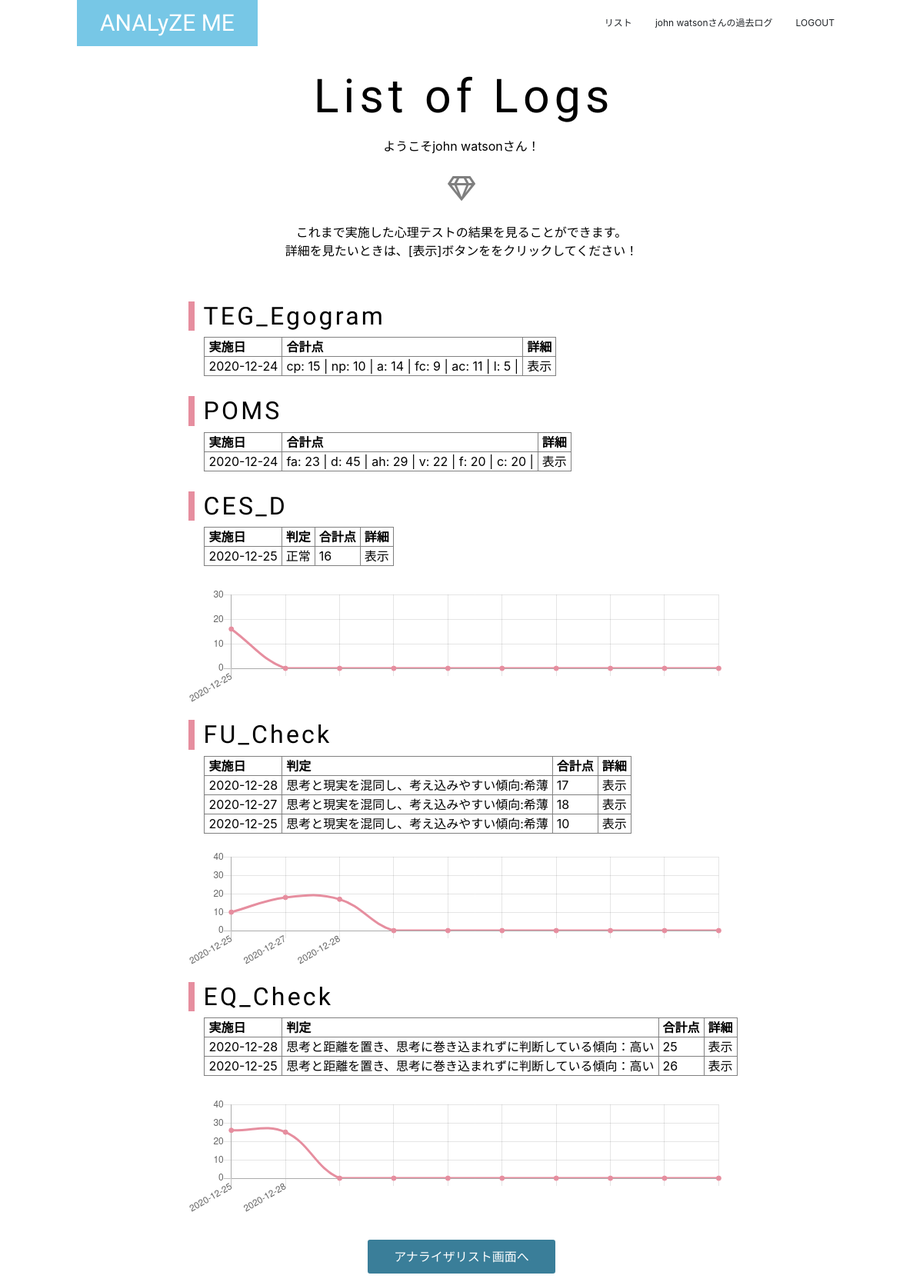
The app's page /logs/ (signed in), older data.
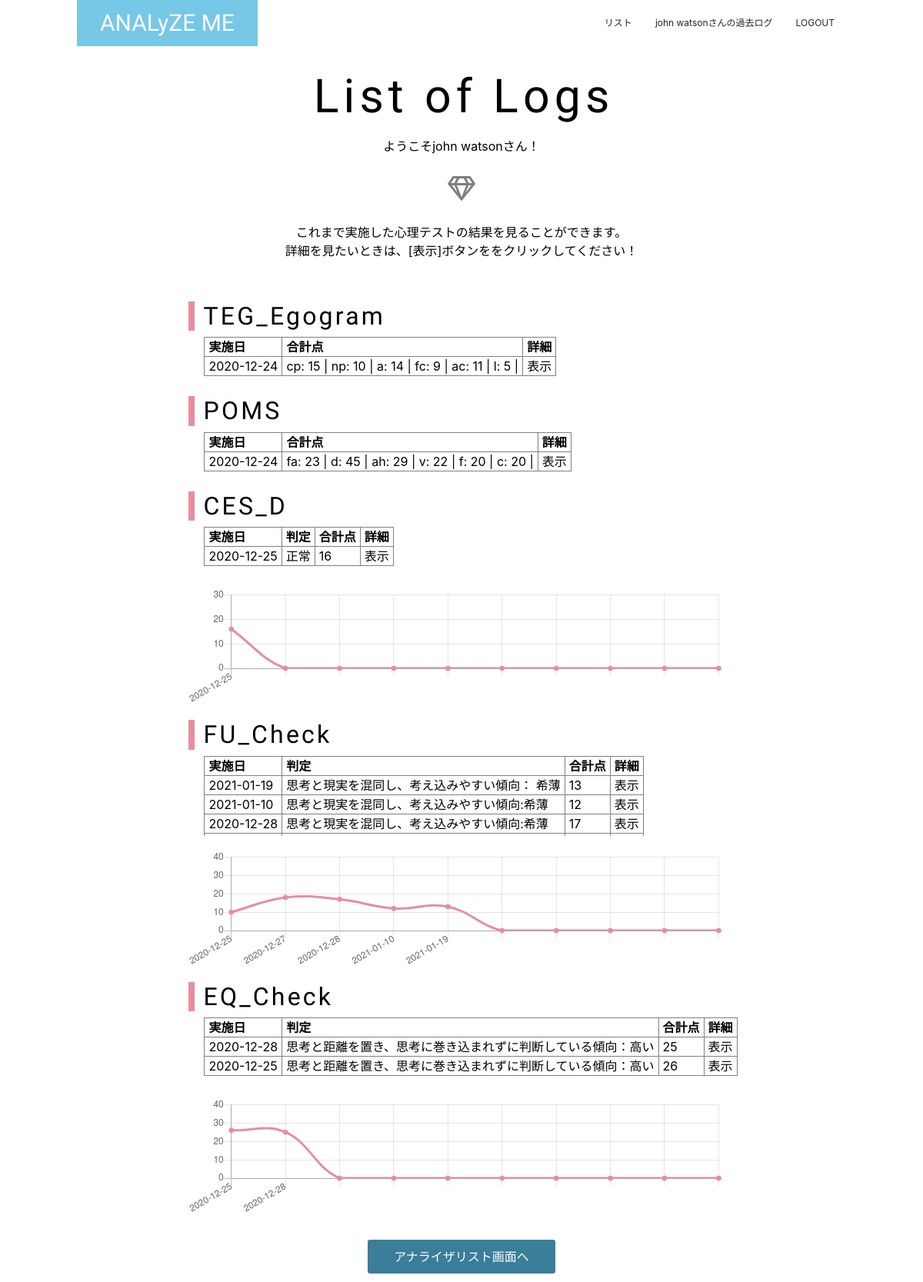
The same page, newer data.
### analyze_me/models/user.py (models this page shows, shortened)
class User(UserMixin, db.Model):
    __tablename__ = 'user'
    id = db.Column(db.Integer, primary_key=True)
    user_id = db.Column(db.String(50), unique=True)
    name = db.Column(db.String(30))
    password = db.Column(db.String(20), unique=True)
    created_at = db.Column(db.DateTime)
    fu_results = relationship('FU_results')
    eq_results = relationship('EQ_results')
    ces_results = relationship('CES_results')
    pom_results = relationship('POM_results')
    teg_results = relationship('TEG_results')

### analyze_me/models/results.py (models this page shows, shortened)
class TEG_results(db.Model):
    __tablename__ = 'teg_results'
    id = db.Column(db.Integer, primary_key=True, nullable=False)
    answers = db.Column(db.PickleType, nullable=True)
    a_sum = db.Column(db.PickleType, nullable=True)
    created_at = db.Column(db.DateTime)
    user_id = db.Column(db.Integer, db.ForeignKey('user.id', onupdate='CASCADE', ondelete='CASCADE'), nullable=False)

class POM_results(db.Model):
    __tablename__ = 'pom_results'
    id = db.Column(db.Integer, primary_key=True, nullable=False)
    answers = db.Column(db.PickleType, nullable=True)
    a_sum = db.Column(db.PickleType, nullable=True)
    created_at = db.Column(db.DateTime)
    user_id = db.Column(db.Integer, db.ForeignKey('user.id', onupdate='CASCADE', ondelete='CASCADE'), nullable=False)

class CES_results(db.Model):
    __tablename__ = 'ces_results'
    id = db.Column(db.Integer, primary_key=True, nullable=False)
    answers = db.Column(db.PickleType, nullable=True)
    a_sum = db.Column(db.Integer, nullable=True)
    judge = db.Column(db.String(200), nullable=True)
    created_at = db.Column(db.DateTime)
    user_id = db.Column(db.Integer, db.ForeignKey('user.id', onupdate='CASCADE', ondelete='CASCADE'), nullable=False)

class FU_results(db.Model):
    __tablename__ = 'fu_results'
    id = db.Column(db.Integer, primary_key=True, nullable=False)
    answers = db.Column(db.PickleType, nullable=True)
    a_sum = db.Column(db.Integer, nullable=True)
    judge = db.Column(db.String(200), nullable=True)
    created_at = db.Column(db.DateTime)
    user_id = db.Column(db.Integer, db.ForeignKey('user.id', onupdate='CASCADE', ondelete='CASCADE'), nullable=False)

class EQ_results(db.Model):
    __tablename__ = 'eq_results'
    id = db.Column(db.Integer, primary_key=True, nullable=False)
    answers = db.Column(db.PickleType, nullable=True)
    a_sum = db.Column(db.Integer, nullable=True)
    judge = db.Column(db.String(200), nullable=True)
    created_at = db.Column(db.DateTime)
    user_id = db.Column(db.Integer, db.ForeignKey('user.id', onupdate='CASCADE', ondelete='CASCADE'), nullable=False)

### analyze_me/views/views.py (the view)
@views.route('/logs/')
@login_required
def show_logs():
    fu_results = views_service.find_all('fu')
    eq_results = views_service.find_all('eq')
    ces_results = views_service.find_all('ces')
    pom_results = views_service.find_all('pom')
    teg_results = views_service.find_all('teg')
    ces_date, ces_asum = graph_service.ex_all_data('ces')  # ces-d
    fu_date, fu_asum = graph_service.ex_all_data('fu')  # fu
    eq_date, eq_asum = graph_service.ex_all_data('eq')  # eq
    return render_template('logs/logs.html', fu_results=fu_results, \
                           eq_results=eq_results, ces_results=ces_results, \
                           pom_results=pom_results, teg_results=teg_results, \
                           ces_date=ces_date, ces_asum=ces_asum, fu_date=fu_date, \
                           fu_asum=fu_asum, eq_date=eq_date, eq_asum=eq_asum)

### analyze_me/templates/logs/logs.html (shortened to what this page needs)
{% extends "layout.html" %}
{% block body %}
<section class="logA">
    <div class="con">
        <h2>List of Logs</h2>
        <p>ようこそ{{ current_user.name }}さん！</p>
        <p class="symbol"><span class="far fa-gem"></span></p>
        <p>
            これまで実施した心理テストの結果を見ることができます。<br>
            詳細を見たいときは、[表示]ボタンををクリックしてください！
        </p>
        <br>
        <div class="test-block">
            <h5>TEG_Egogram</h5>
            <div class="tbl">
            <table border="1">
                {% if teg_results %}
                <tr>
                    <th>実施日</th>
                    <th>合計点</th>
                    <th>詳細</th>
                </tr>
                {% else %}
                    <p>結果がありません</p>
                {% endif %}
                {% for teg_res in teg_results %}
                <tr>
                    <td>
                        {{ "{0:%Y-%m-%d}".format(teg_res.created_at) }}
                    </td>
                    <td>
                        {% for fac in session.teg_fac %}
                            {{ fac }}: {{ teg_res.a_sum[loop.index-1] }} |
                        {% endfor %}
                    </td>
                    <td>
                        <a href="{{ url_for('views.result', ex_id='teg', result_id=teg_res.id) }}" >
                            表示
                        </a>
                    </td>
                </tr>
                {% endfor %}
            </table>
            </div>
        </div>
        <div class="test-block">
            <h5>POMS</h5>
            <div class="tbl">
            <table border="1">
                {% if pom_results %}
                <tr>
                    <th>実施日</th>
                    <th>合計点</th>
                    <th>詳細</th>
                </tr>
                {% else %}
                    <p>結果がありません</p>
                {% endif %}
                {% for pom_res in pom_results %}
                <tr>
                    <td>
                        {{ "{0:%Y-%m-%d}".format(pom_res.created_at) }}
                    </td>
                    <td>
                        {% for fac in session.pom_fac %}
                            {{ fac }}: {{ pom_res.a_sum[loop.index-1] }} |
                        {% endfor %}
                    </td>
                    <td>
                        <a href="{{ url_for('views.result', ex_id='pom', result_id=pom_res.id) }}">
                            表示
                        </a>
                    </td>
                </tr>
                {% endfor %}
            </table>
            </div>
        </div>
        <div class="test-block">
            <h5>CES_D</h5>
            <div class="tbl">
            <table border="1">
                {% if ces_results %}
                <tr>
                    <th>実施日</th>
                    <th>判定</th>
                    <th>合計点</th>
                    <th>詳細</th>
                </tr>
                {% else %}
                    <p>結果がありません</p>
                {% endif %}
                {% for ces_res in ces_results %}
                <tr>
                    <td>
                        {{ "{0:%Y-%m-%d}".format(ces_res.created_at) }}
                    </td>
                    <td>{{ ces_res.judge }}</td>
                    <td>{{ ces_res.a_sum }}</td>
                    <td>
                        <a href="{{ url_for('views.result', ex_id='ces', result_id=ces_res.id) }}">
                            表示
                        </a>
                    </td>
                </tr>
                {% endfor %}
            </table>
            </div>
            {% if ces_results %}
                <div class="chartA">
                    <canvas id="cesChart" class="chartB" height="150" width="700"></canvas>
                </div>
            {% endif %}
        </div>
        <div class="test-block">
            <h5>FU_Check</h5>
            <div class="tbl">
            <table border="1">
                {% if fu_results %}
                <tr>
                    <th>実施日</th>
                    <th>判定</th>
                    <th>合計点</th>
                    <th>詳細</th>
                </tr>
                {% else %}
                    <p>結果がありません</p>
                {% endif %}
                {% for fu_res in fu_results %}
                <tr>
                    <td>
                        {{ "{0:%Y-%m-%d}".format(fu_res.created_at) }}
                    </td>
                    <td>{{ fu_res.judge }}</td>
                    <td>{{ fu_res.a_sum }}</td>
                    <td/>
                        <a href="{{ url_for('views.result', ex_id='fu', result_id=fu_res.id) }}">
                            表示
                        </a>
                </tr>
                {% endfor %}
            </table>
            </div>
            {% if fu_results %}
                <div class="chartA">
                    <canvas id="fuChart" class="chartB" height="150" width="700"></canvas>
                </div>
            {% endif %}
        </div>
        <div class="test-block">
            <h5>EQ_Check</h5>
            <div class="tbl">
            <table border="1">
                {% if eq_results %}
                <tr>
                    <th>実施日</th>
                    <th>判定</th>
                    <th>合計点</th>
                    <th>詳細</th>
                </tr>
                {% else %}
                    <p>結果がありません</p>
                {% endif %}
                {% for eq_res in eq_results %}
                <tr>
                    <td>
                        {{ "{0:%Y-%m-%d}".format(eq_res.created_at) }}
                    </td>
                    <td>{{ eq_res.judge }}</td>
                    <td>{{ eq_res.a_sum }}</td>
                    <td>
                        <a href="{{ url_for('views.result', ex_id='eq', result_id=eq_res.id) }}">
                            表示
                        </a>
                    </td>
                </tr>
                {% endfor %}
            </table>
            </div>
            {% if eq_results %}
                <div class="chartA">
                    <canvas id="eqChart" class="chartB" height="150" width="700"></canvas>
                </div>
            {% endif %}
        </div>
        <a href="{{ url_for('analyzes.analyzer_list') }}" class="list-btn">アナライザリスト画面へ</a>
    </div>
</section>
<script type="text/javascript">
    var items1 = {{ ces_date|safe }}
    var data1 = {{ ces_asum|safe }}
    var chart_id1 = 'cesChart'
    var ymax1 = 30
    var config1 = mk_config(items1, data1, chart_id1, ymax1);
    var items2 = {{ fu_date|safe }}
    var data2 = {{ fu_asum|safe }}
    var chart_id2 = 'fuChart'
    var ymax2 = 40
    var config2 = mk_config(items2, data2, chart_id2, ymax2);
    var items3 = {{ eq_date|safe }}
    var data3 = {{ eq_asum|safe }}
    var chart_id3 = 'eqChart'
    var ymax3 = 40
    var config3 = mk_config(items3, data3, chart_id3, ymax3);
    window.onload = function() {
        var ctx1 = document.getElementById(chart_id1).getContext('2d');
        window.myLine = new Chart(ctx1, config1);
        var ctx2 = document.getElementById(chart_id2).getContext('2d');
        window.myLine = new Chart(ctx2, config2);
        var ctx3 = document.getElementById(chart_id3).getContext('2d');
        window.myLine = new Chart(ctx3, config3);
    };
    function　mk_config(items, data, chart_id, ymax) {
        var config = {
            type: 'line',
            data: {
                labels: items,
                datasets: [{
                    backgroundColor: '#E68E9F',
                    borderColor: '#E68E9F',
                    data: data,
                    fill: false,
                }]
            },
            options: {
                responsive: false,
                legend: false,
                scales: {
                    xAxes: [{
                        display: true,
                        ticks: {
                            autoSkip: false,
                            maxTicksLimit: 10,
                            minRotation: 30
                        }
                    }],
                    yAxes: [{
                        display: true,
                        scaleLabel: {
                            display: true,
                        },
                        ticks: {
                            min: 0,
                            max: ymax,
                            stepSize: 10
                        }
                    }]
                }
            }
        };
        return config
    };
</script>
{% endblock %}

### analyze_me/templates/layout.html (shortened to what this page needs)
<!DOCTYPE html>
<html lang="ja">
<head>
    {% block head %}
    <link rel="stylesheet" href="{{ url_for('static', filename='style.css')}}">
    <link rel="stylesheet" href="https://stackpath.bootstrapcdn.com/bootstrap/4.5.0/css/bootstrap.min.css">
    <link rel="stylesheet" href="https://use.fontawesome.com/releases/v5.15.1/css/all.css">
    {% endblock %}
</head>
<body>
<div>
    <header>
        <nav class="conH">
            <div class="conH-small">
                <a class="headA" href="{{ url_for('views.index') }}">ANALyZE ME</a>
            </div>
            <div class="headB">
                <ul>
                    <li>
                        <a href="{{ url_for('analyzes.analyzer_list') }}">リスト</a>
                    </li>
                    {% if not current_user.is_authenticated %}
                    <li>
                        <a href="{{ url_for('auth.login') }}">LOGIN</a>
                    </li>
                    {% else %}
                    <li>
                        <a href="{{ url_for('views.show_logs') }}"><span>{{ current_user.name }}さんの</span>過去ログ</a>
                    </li>
                    <li>
                        <a href="{{ url_for('auth.logout') }}">LOGOUT</a>
                    </li>
                    {% endif %}
                </ul>
            </div>
        </nav>
    </header>
    {% block body %}{% endblock %}
</div>
</body>
</html>

Row changes from the older to the newer data that the page shows:
no longer on this page (row unchanged): FU_results: created_at "2020-12-27", judge "思考と現実を混同し、考え込みやすい傾向:希薄", a_sum "18"
no longer on this page (row unchanged): FU_results: created_at "2020-12-25", judge "思考と現実を混同し、考え込みやすい傾向:希薄", a_sum "10"
added FU_results: created_at "2021-01-19", judge "思考と現実を混同し、考え込みやすい傾向： 希薄", a_sum "13"
added FU_results: created_at "2021-01-10", judge "思考と現実を混同し、考え込みやすい傾向:希薄", a_sum "12"
Text that changed along with them:
chart data {{ fu_date|safe }}: ['2020-12-25', '2020-12-27', '2020-12-28', '', '', '', '', '', '', ''] → ['2020-12-25', '2020-12-27', '2020-12-28', '2021-01-10', '2021-01-19', '', '', '', '', '']
chart data {{ fu_asum|safe }}: [10, 18, 17, '', '', '', '', '', '', '', '', '', ''] → [10, 18, 17, 12, 13, '', '', '', '', '', '', '', '', '', '']
